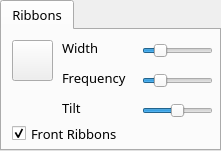
   <widget class="QTabWidget" name="tabWidget_2">
    <property name="enabled">
     <bool>true</bool>
    </property>
    <property name="geometry">
     <rect>
      <x>1080</x>
      <y>10</y>
      <width>221</width>
      <height>151</height>
     </rect>
    </property>
    <property name="font">
     <font>
      <family>Lucida Sans</family>
      <pointsize>10</pointsize>
      <weight>50</weight>
      <italic>false</italic>
      <bold>false</bold>
      <strikeout>false</strikeout>
      <kerning>true</kerning>
     </font>
    </property>
    <property name="autoFillBackground">
     <bool>false</bool>
    </property>
    <property name="tabPosition">
     <enum>QTabWidget::North</enum>
    </property>
    <property name="tabShape">
     <enum>QTabWidget::Rounded</enum>
    </property>
    <property name="currentIndex">
     <number>0</number>
    </property>
    <property name="elideMode">
     <enum>Qt::ElideNone</enum>
    </property>
    <property name="documentMode">
     <bool>false</bool>
    </property>
    <property name="movable">
     <bool>true</bool>
    </property>
    <widget class="QWidget" name="tab_4">
     <attribute name="title">
      <string>Ribbons</string>
     </attribute>
     <widget class="QSlider" name="ribbonwidthSlider">
      <property name="geometry">
       <rect>
        <x>140</x>
        <y>10</y>
        <width>71</width>
        <height>22</height>
       </rect>
      </property>
      <property name="focusPolicy">
       <enum>Qt::NoFocus</enum>
      </property>
      <property name="toolTip">
       <string>Explode</string>
      </property>
      <property name="minimum">
       <number>1</number>
      </property>
      <property name="maximum">
       <number>100</number>
      </property>
      <property name="value">
       <number>20</number>
      </property>
      <property name="orientation">
       <enum>Qt::Horizontal</enum>
      </property>
      <property name="invertedAppearance">
       <bool>false</bool>
      </property>
      <property name="invertedControls">
       <bool>false</bool>
      </property>
      <property name="tickPosition">
       <enum>QSlider::NoTicks</enum>
      </property>
     </widget>
     <widget class="QSlider" name="ribbonfreqSlider">
      <property name="geometry">
       <rect>
        <x>140</x>
        <y>40</y>
        <width>71</width>
        <height>22</height>
       </rect>
      </property>
      <property name="focusPolicy">
       <enum>Qt::NoFocus</enum>
      </property>
      <property name="toolTip">
       <string>Explode</string>
      </property>
      <property name="minimum">
       <number>1</number>
      </property>
      <property name="maximum">
       <number>100</number>
      </property>
      <property name="value">
       <number>20</number>
      </property>
      <property name="orientation">
       <enum>Qt::Horizontal</enum>
      </property>
      <property name="tickPosition">
       <enum>QSlider::NoTicks</enum>
      </property>
     </widget>
     <widget class="QLabel" name="lblRibbonWidth">
      <property name="geometry">
       <rect>
        <x>60</x>
        <y>10</y>
        <width>71</width>
        <height>16</height>
       </rect>
      </property>
      <property name="text">
       <string>Width</string>
      </property>
     </widget>
     <widget class="QLabel" name="lblRibbonFrequency">
      <property name="geometry">
       <rect>
        <x>60</x>
        <y>40</y>
        <width>71</width>
        <height>16</height>
       </rect>
      </property>
      <property name="text">
       <string>Frequency</string>
      </property>
     </widget>
     <widget class="QCheckBox" name="chkFrontRibbons">
      <property name="geometry">
       <rect>
        <x>10</x>
        <y>95</y>
        <width>121</width>
        <height>17</height>
       </rect>
      </property>
      <property name="focusPolicy">
       <enum>Qt::NoFocus</enum>
      </property>
      <property name="autoFillBackground">
       <bool>false</bool>
      </property>
      <property name="text">
       <string>Front Ribbons</string>
      </property>
      <property name="checked">
       <bool>true</bool>
      </property>
     </widget>
     <widget class="QPushButton" name="btnRibbons">
      <property name="enabled">
       <bool>true</bool>
      </property>
      <property name="geometry">
       <rect>
        <x>10</x>
        <y>10</y>
        <width>41</width>
        <height>41</height>
       </rect>
      </property>
      <property name="focusPolicy">
       <enum>Qt::NoFocus</enum>
      </property>
      <property name="toolTip">
       <string>Toggle Ribbons (R)</string>
      </property>
      <property name="text">
       <string/>
      </property>
      <property name="icon">
       <iconset resource="aperio.qrc">
        <normaloff>:/aperio/ribbons.png</normaloff>:/aperio/ribbons.png</iconset>
      </property>
      <property name="iconSize">
       <size>
        <width>38</width>
        <height>38</height>
       </size>
      </property>
     </widget>
     <widget class="QLabel" name="lblRibbonTilt">
      <property name="geometry">
       <rect>
        <x>60</x>
        <y>70</y>
        <width>71</width>
        <height>16</height>
       </rect>
      </property>
      <property name="text">
       <string>Tilt</string>
      </property>
     </widget>
     <widget class="QSlider" name="ribbontiltSlider">
      <property name="geometry">
       <rect>
        <x>140</x>
        <y>70</y>
        <width>71</width>
        <height>22</height>
       </rect>
      </property>
      <property name="focusPolicy">
       <enum>Qt::NoFocus</enum>
      </property>
      <property name="toolTip">
       <string>Explode</string>
      </property>
      <property name="minimum">
       <number>1</number>
      </property>
      <property name="maximum">
       <number>100</number>
      </property>
      <property name="value">
       <number>50</number>
      </property>
      <property name="orientation">
       <enum>Qt::Horizontal</enum>
      </property>
      <property name="tickPosition">
       <enum>QSlider::NoTicks</enum>
      </property>
     </widget>
    </widget>
   </widget>
